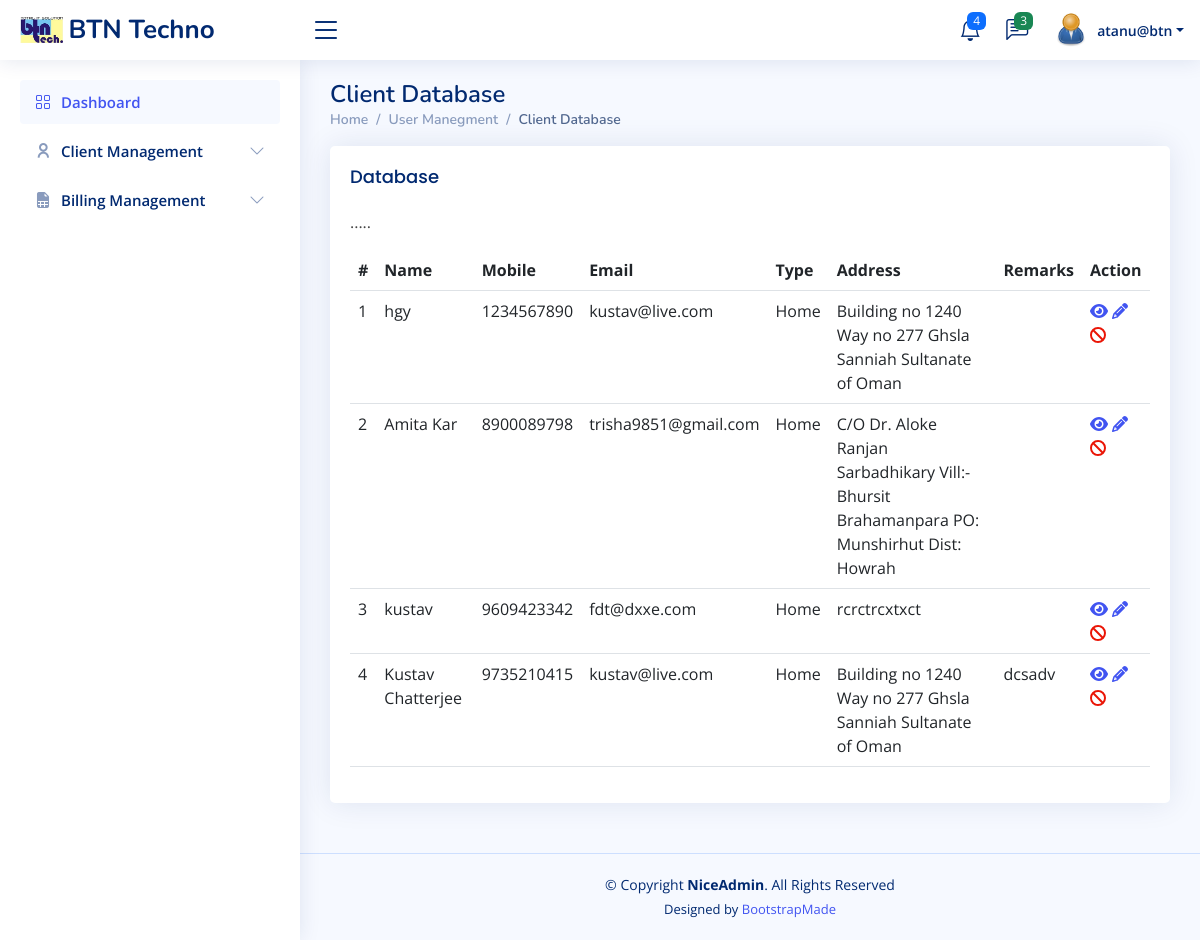
Page /userlist.php (signed in) on the committed database.
### tables this page shows
CREATE TABLE `clientmain` (
  `id` int NOT NULL AUTO_INCREMENT,
  `name` varchar(30) NOT NULL,
  `mob` varchar(10) DEFAULT NULL,
  `email` varchar(30) DEFAULT NULL,
  `type` varchar(10) DEFAULT NULL,
  `address` varchar(100) DEFAULT NULL,
  `remarks` varchar(100) DEFAULT NULL,
  PRIMARY KEY (`id`)
);

### userlist.php (the view, shortened to what this page needs)
<!DOCTYPE html>
<html lang="en">
<head>
    <?php
require_once("navbar.php");
require_once("config.php");
$sql = "SELECT * FROM clientmain";
?>
</head>
<body>
<main id="main" class="main">
<div class="pagetitle">
  <h1>Client Database</h1>
  <nav>
    <ol class="breadcrumb">
    <li class="breadcrumb-item"><a href="index.php">Home</a></li>
          <li class="breadcrumb-item">User Manegment</li>
          <li class="breadcrumb-item active">Client Database</li>
    </ol>
  </nav>
</div>
<section class="section">
  <div class="row">
    <div class="col-lg-12">
      <div class="card">
        <div class="card-body">
          <h5 class="card-title">Database</h5>
          <p> ..... </p>
          <table class="table datatable">
            <thead>
              <tr>
                <th scope="col">#</th>
                <th scope="col">Name</th>
                <th scope="col">Mobile</th>
                <th scope="col">Email</th>
                <th scope="col">Type</th>
                <th scope="col">Address</th>
                <th scope="col">Remarks</th>
                <th scope="col">Action</th>
              </tr>
            </thead>
            <tbody>
        <?php
             if($result = mysqli_query($link, $sql)){
                if(mysqli_num_rows($result) > 0){
                   while($row = mysqli_fetch_array($result)){
                echo "<tr>";
                echo "<td>" . $row['id'] . "</td>";
                echo "<td>" . $row['name'] . "</td>";
                echo "<td>" . $row['mob'] . "</td>";
                echo "<td>" . $row['email'] . "</td>";
                echo "<td>" . $row['type'] . "</td>";
                echo "<td>" . $row['address'] . "</td>";
                echo "<td>" . $row['remarks'] . "</td>";
                echo "<td>";
                    echo '<a href="read.php?id='. $row['id'] .'" class="mr-3" title="View Record" data-toggle="tooltip"><span class="fa fa-eye fa-beat"></span></a>';
                    echo '&nbsp<a href="update_cas.php?uid='. $row['id'] .'" class="mr-3" title="Update Record" data-toggle="tooltip"><span class="fa fa-pencil fa-beat"></span></a>';
                    echo '&nbsp<a href="ajax.php?DND=Yes&id='. $row['id'] .' " title="Start DND" data-toggle="tooltip"><span class="fa fa-ban fa-beat" style="color: #ea1506;"></span></a>';
                echo "</td>";
            echo "</tr>";
        }
    }
 }
        ?>
         </tbody>
          </table>
        </div>
      </div>
    </div>
  </div>
</section>
</main>
<footer id="footer" class="footer">
<div class="copyright">
  &copy; Copyright <strong><span>NiceAdmin</span></strong>. All Rights Reserved
</div>
<div class="credits">
  Designed by <a href="https://bootstrapmade.com/">BootstrapMade</a>
</div>
</footer>
</body>
</html>

### assets/css/style.css (style rules this page uses)
:root { scroll-behavior: smooth; }
body { font-family: "Open Sans", sans-serif; background: #f6f9ff; color: #444444; }
a { color: #4154f1; text-decoration: none; }
h1, h2, h3, h4, h5, h6 { font-family: "Nunito", sans-serif; }
#main { margin-top: 60px; padding: 20px 30px; transition: all 0.3s; }
.pagetitle { margin-bottom: 10px; }
.pagetitle h1 { font-size: 24px; margin-bottom: 0; font-weight: 600; color: #012970; }
.card { margin-bottom: 30px; border: none; border-radius: 5px; box-shadow: 0px 0 30px rgba(1, 41, 112, 0.1); }
.card-title { padding: 20px 0 15px 0; font-size: 18px; font-weight: 500; color: #012970; font-family: "Poppins", sans-serif; }
.card-body { padding: 0 20px 20px 20px; }
.breadcrumb { font-size: 14px; font-family: "Nunito", sans-serif; color: #899bbd; font-weight: 600; }
.breadcrumb a { color: #899bbd; transition: 0.3s; }
.breadcrumb .breadcrumb-item::before { color: #899bbd; }
.breadcrumb .active { color: #51678f; font-weight: 600; }
@media (min-width: 1200px) { #main, #footer { margin-left: 300px; } }
.footer { padding: 20px 0; font-size: 14px; transition: all 0.3s; border-top: 1px solid #cddfff; }
.footer .copyright { text-align: center; color: #012970; }
.footer .credits { padding-top: 5px; text-align: center; font-size: 13px; color: #012970; }

### rows in the picture
clientmain: id "1", name "hgy", mob "1234567890", email "kustav@live.com", type "Home", address "Building no 1240 Way no 277 Ghsla Sanniah Sultanate of Oman"
clientmain: id "2", name "Amita Kar", mob "8900089798", email "trisha9851@gmail.com", type "Home", address "C/O Dr. Aloke Ranjan Sarbadhikary Vill:- Bhursit Brahamanpara PO: Munshirhut Dist: Howrah"
clientmain: id "3", name "kustav", mob "9609423342", email "fdt@dxxe.com", type "Home", address "rcrctrcxtxct"
clientmain: id "4", name "Kustav Chatterjee", mob "9735210415", email "kustav@live.com", type "Home", address "Building no 1240 Way no 277 Ghsla Sanniah Sultanate of Oman", remarks "dcsadv"

### other values in the picture
$_SESSION["username"] "atanu@btn"
